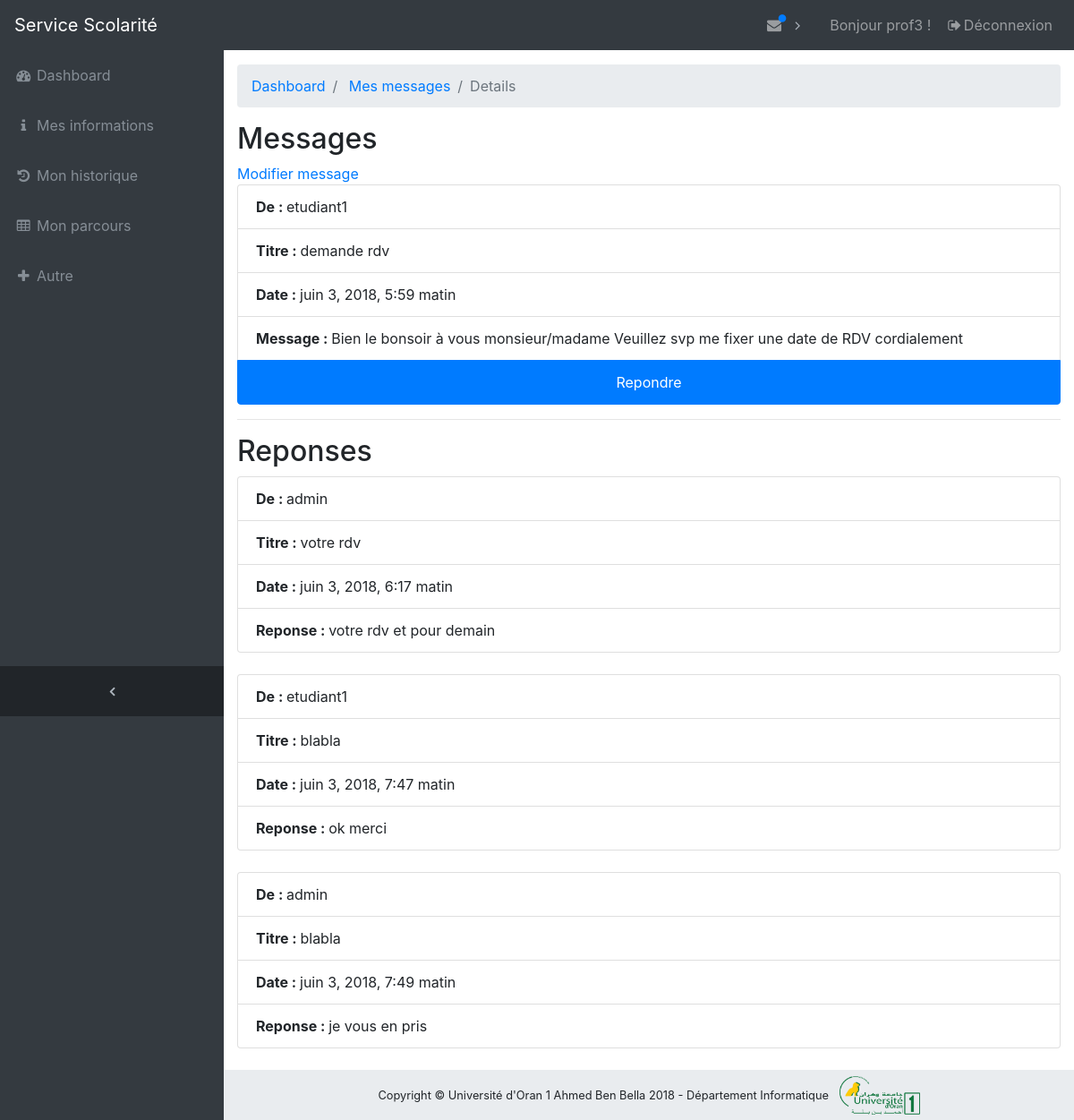
The page /dashboard/messages/1/details (signed in) on the database as committed earlier.
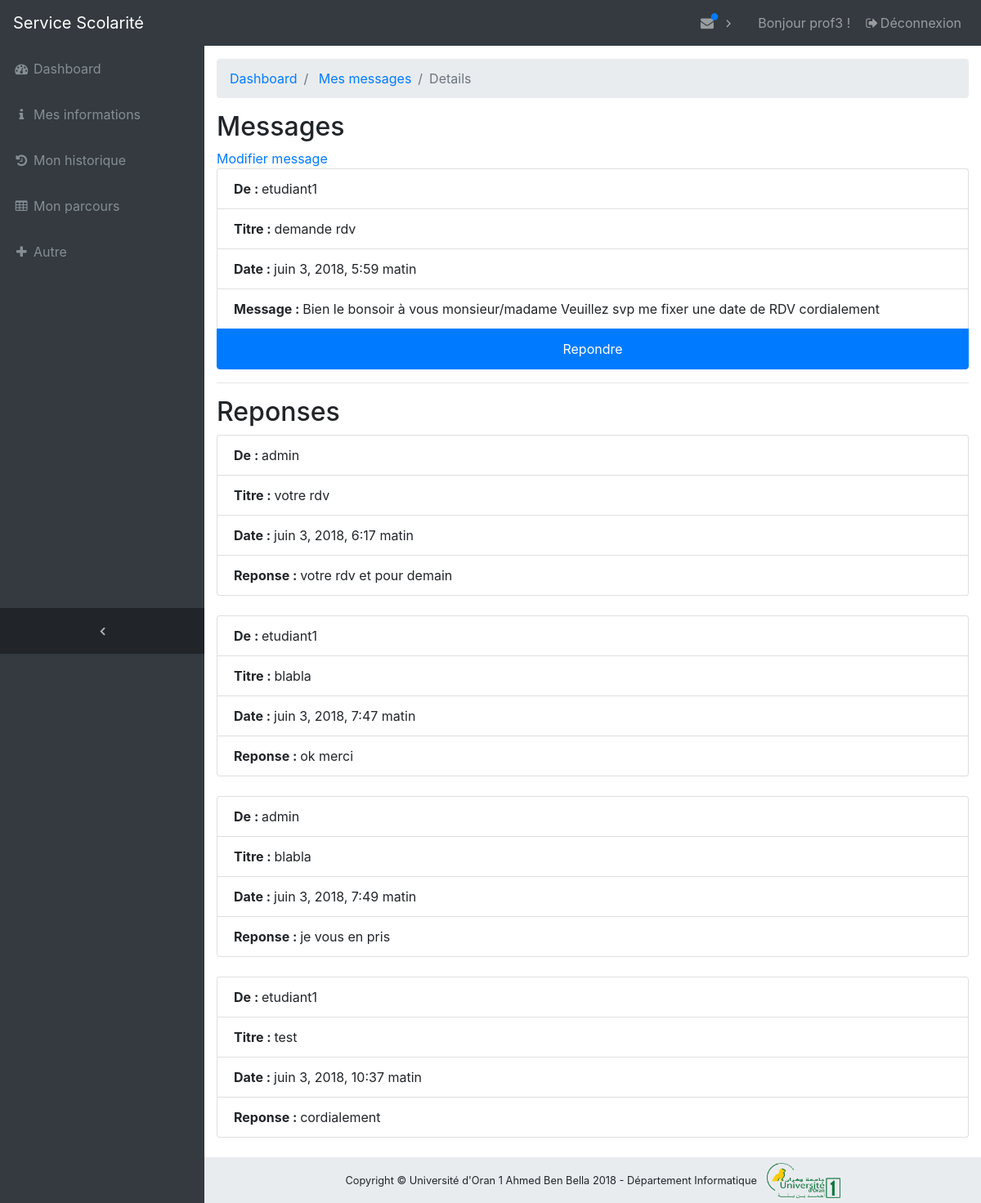
The same page on the database as committed later.
### accounts/models.py (models this page shows, shortened)
class Reponse(models.Model):
    message = models.ForeignKey(Message, related_name='reponses')
    auteur = models.ForeignKey('auth.User', related_name='reponses_envoyer')
    titre = models.CharField(max_length=250)
    created_date = models.DateTimeField(auto_now_add=True)
    texte = models.TextField()
    class Meta:
        db_table = "reponse"
        verbose_name = "Reponse"
        verbose_name_plural = "Reponses"

### dashboard/views.py (the view)
# urls.py: url(r'^messages/(?P<pk>[0-9]+)/details$', details_message, name='message_details'),
def details_message(request, pk):
    if request.user.is_authenticated:
        message = Message.objects.get(pk=pk)
        reponses = message.reponses.all()
        contexe = {
            'message': message,
            'reponses': reponses,
        }
        return render(request, 'dashboard/message_details.html', contexe)
    else:
        return redirect('login_account')

### dashboard/templates/dashboard/message_details.html
{% extends 'dashboard/base.html' %}
{% load staticfiles %}
{% block content %}
    <ol class="breadcrumb">
        <li class="breadcrumb-item">
            <a href="{% url 'dashboard_home_page' %}">Dashboard</a>
        </li>
        <li class="breadcrumb-item">
            <a href="{% url 'liste_messages_recu' %}">Mes messages</a>
        </li>
        <li class="breadcrumb-item active">Details</li>
    </ol>
    <div class="row">
        <div class="col">
            <h2>Messages </h2>
            <a href="{% url 'modifier_message' pk=message.id %}">Modifier message</a>
            <ul class="list-group">
                <li class="list-group-item"><strong>De : </strong>{{ message.auteur }}</li>
                <li class="list-group-item"><strong>Titre : </strong> {{ message.titre }}</li>
                <li class="list-group-item"><strong>Date : </strong> {{ message.created_date }}</li>
                <li class="list-group-item"><strong>Message : </strong>{{ message.texte }}</li>
                <a class="list-group-item list-group-item-action active text-center"
                   href="{% url 'repondre_message' pk=message.id %}"><span>Repondre</span></a>
            </ul>
            <hr>
            <h2>Reponses </h2>
            {% if reponses %}
                {% for reponse in reponses %}
                    <ul class="list-group">
                        <li class="list-group-item"><strong>De : </strong>{{ reponse.auteur }}</li>
                        <li class="list-group-item"><strong>Titre : </strong> {{ reponse.titre }}</li>
                        <li class="list-group-item"><strong>Date : </strong> {{ reponse.created_date }}</li>
                        <li class="list-group-item"><strong>Reponse : </strong>{{ reponse.texte }}</li>
                    </ul>
                    <br>
                {% endfor %}
            {% else %}
                <p> Pas de reponse pour l'instant</p>
            {% endif %}
        </div>
    </div>
{% endblock %}

Rows that differ between the two databases and show on the page:
added Reponse: auteur "etudiant1", titre "test", created_date "juin 3, 2018, 10:37 matin", texte "cordialement"
